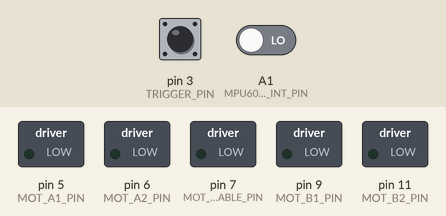
This sketch was run on a simulated Arduino Nano, built with avr-gcc and run on an emulated ATmega328P. On the bench: switched loads named in the sketch (green lamp = pin HIGH). Dashed ring = blinking. The test bench sets the inputs (shaded band); at power-on: pin 3 (TRIGGER_PIN) LOW, A1 (MPU6050_INT_PIN) LOW. The sensor or clock chip raises its interrupt line as the real part does; what the sketch prints to the serial monitor is not drawn.

Above: at 1.7 s.
1.8 s: pin 3 (TRIGGER_PIN) driven HIGH
At 3.0 s:
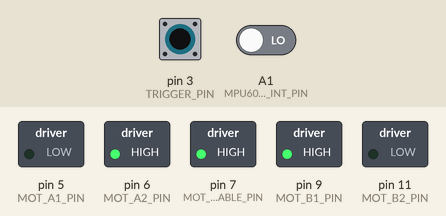
3.3 s: pin 3 (TRIGGER_PIN) pulsed LOW 5 times (0.12 s each, 0.3 s apart)
At 5.8 s:
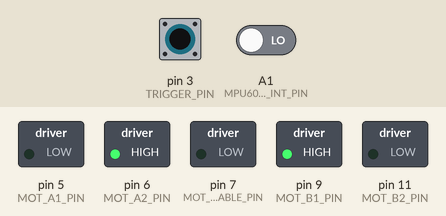
6.3 s: pin 3 (TRIGGER_PIN) pulsed LOW 5 times (0.12 s each, 0.3 s apart)
At 6.57 s:
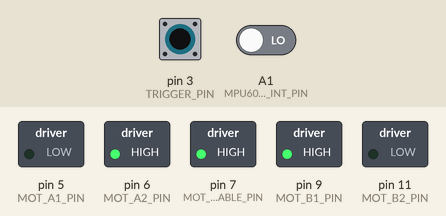
Timing chart, 0 to 9.3 s (numbered marks = the images above; inputs shaded):
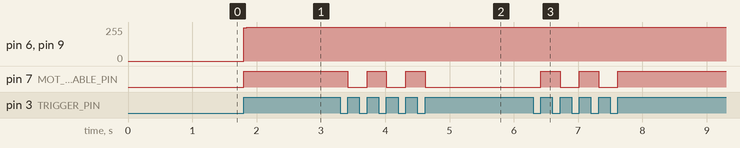

The sketch:

balancing-robot.ino
```cpp
#include <PinChangeInterrupt.h> /* https://github.com/NicoHood/PinChangeInterrupt */
#include <PID_v1.h>             /* https://github.com/br3ttb/Arduino-PID-Library */

// I2Cdev and MPU6050 must be installed as libraries, or else the .cpp/.h files
// for both classes must be in the include path of your project
#include "I2Cdev.h"
#include "MPU6050_6Axis_MotionApps20.h"
//#include "MPU6050.h" // not necessary if using MotionApps include file

// Arduino Wire library is required if I2Cdev I2CDEV_ARDUINO_WIRE implementation
// is used in I2Cdev.h
#if I2CDEV_IMPLEMENTATION == I2CDEV_ARDUINO_WIRE
	#include "Wire.h"
#endif

const unsigned long DEBOUNCE_DELAY = 50; // trigger debouncing delay (in milliseconds)

const byte TRIGGER_PIN = 3;
const byte MOT_A1_PIN = 5;
const byte MOT_A2_PIN = 6;
const byte MOT_B1_PIN = 9;
const byte MOT_B2_PIN = 11;
const byte MOT_ENABLE_PIN = 7;
const byte MOT_FAULT_PIN = 2;

// See https://github.com/NicoHood/PinChangeInterrupt/#pinchangeinterrupt-table
const byte MPU6050_INT_PIN = A1; // A1 pin in arduino nano

const double MOT_PWM_OFFSET = 105;
const double SETPOINT_OFFSET = 0;

// MPU control/status vars
bool dmp_ready = false;  // set true if DMP init was successful
uint8_t mpu_int_status;  // holds actual interrupt status byte from MPU
uint8_t dev_status;      // return status after each device operation (0 = success, !0 = error)
uint16_t packet_size;    // expected DMP packet size (default is 42 bytes)
uint16_t fifo_count;     // count of all bytes currently in FIFO
uint8_t fifo_buffer[64]; // FIFO storage buffer

volatile bool mpu_interrupt = false;     // indicates whether MPU interrupt pin has gone high

// orientation/motion vars
Quaternion q;        // [w, x, y, z]         quaternion container
VectorFloat gravity; // [x, y, z]            gravity vector
float ypr[3];        // [yaw, pitch, roll]   yaw/pitch/roll container and gravity vector

bool motor_enabled = false;

double input, output;

// Tune these 4 values
// See https://en.wikipedia.org/wiki/Proportional%E2%80%93integral%E2%80%93derivative_controller#Manual_tuning
double setpoint = 1; // set the value when the robot is perpendicular to ground using serial monitor.
double Kp = 15.0;    // (proportion)
double Ki = 100.0;   // (integral)
double Kd = 1;       // (derivative)

PID pid(&input, &output, &setpoint, Kp, Ki, Kd, DIRECT);

typedef struct {
	uint8_t state;
	uint8_t previous_state;
	uint8_t edge; // change state
	uint8_t edge_positive; // rising edge
	uint32_t previous_time;
} edge_t;

edge_t btn;

MPU6050 mpu;

// Trigger to stop/start (toggle) the motors with button debounce.
void trigger() {
	btn.previous_state = btn.state;
	btn.state = digitalRead(TRIGGER_PIN);
	btn.edge = btn.state ^ btn.previous_state;
	btn.edge_positive = btn.edge & btn.state;

	if (!btn.edge) return;
	if ((millis() - btn.previous_time) <= DEBOUNCE_DELAY) return;

	if (btn.edge_positive) {
		motor_enabled = !motor_enabled;
		digitalWrite(MOT_ENABLE_PIN, motor_enabled);
		Serial.println(motor_enabled);
	}

	btn.previous_time = millis();
}

// Set the current on a motor channel using PWM and directional logic.
void set_motor_pwm(int pwm, int IN1_PIN, int IN2_PIN) {
	if (pwm < 0) {  // reverse speeds
		analogWrite(IN1_PIN, -pwm);
		digitalWrite(IN2_PIN, LOW);

	} else { // stop or forward
		digitalWrite(IN1_PIN, LOW);
		analogWrite(IN2_PIN, pwm);
	}
}

// Simple primitive for the motion sequence to set a speed and wait for an interval.
void spin(int pwm_A, int pwm_B) {
	if (!motor_enabled) return;
	set_motor_pwm(pwm_A, MOT_A1_PIN, MOT_A2_PIN);
	set_motor_pwm(pwm_B, MOT_B1_PIN, MOT_B2_PIN);
}

// MPU6050 interrupt detection routine
void dmpDataReady() {
	mpu_interrupt = true;
}

void setup() {
	// Join I2C bus (I2Cdev library doesn't do this automatically)
	#if I2CDEV_IMPLEMENTATION == I2CDEV_ARDUINO_WIRE
		Wire.begin();
		Wire.setClock(400000); // 400kHz I2C clock. Comment this line if having compilation difficulties
	#elif I2CDEV_IMPLEMENTATION == I2CDEV_BUILTIN_FASTWIRE
		Fastwire::setup(400, true);
	#endif

	Serial.begin(115200);
	while (!Serial);

	// Initialize MPU6050 device
	Serial.println(F("Initializing I2C devices..."));
	mpu.initialize();
	pinMode(MPU6050_INT_PIN, INPUT);

	// Verify MPU6050 device connection
	Serial.println(F("Testing device connections..."));
	Serial.println(mpu.testConnection() ? F("MPU6050 connection successful") : F("MPU6050 connection failed"));

	// Load and configure the MPU6050 DMP
	Serial.println(F("Initializing DMP..."));
	dev_status = mpu.dmpInitialize();

	// Supply your own gyro offsets here, scaled for min sensitivity
	mpu.setXGyroOffset(220);
	mpu.setYGyroOffset(76);
	mpu.setZGyroOffset(-85);
	mpu.setZAccelOffset(1788);

	// Make sure MPU6050 works (returns 0 if so)
	if (dev_status == 0) {
		// Turn on the DMP, now that it's ready
		Serial.println(F("Enabling DMP..."));
		mpu.setDMPEnabled(true);

		// Enable pin change interrupt detection for MPU6050 interrupt pin
		attachPinChangeInterrupt(digitalPinToPinChangeInterrupt(MPU6050_INT_PIN), dmpDataReady, RISING);
		mpu_int_status = mpu.getIntStatus();

		// Set our DMP Ready flag so the main loop() function knows it's okay to use it
		Serial.println(F("DMP ready! Waiting for first interrupt..."));
		dmp_ready = true;

		// Get expected DMP packet size for later comparison
		packet_size = mpu.dmpGetFIFOPacketSize();

		// Setup PID
		pid.SetMode(AUTOMATIC);
		pid.SetSampleTime(10);
		pid.SetOutputLimits(-255 + MOT_PWM_OFFSET, 255 - MOT_PWM_OFFSET);
	} else {
		// ERROR!
		// 1 = initial memory load failed
		// 2 = DMP configuration updates failed
		// (if it's going to break, usually the code will be 1)
		Serial.print(F("DMP Initialization failed (code "));
		Serial.print(dev_status);
		Serial.println(F(")"));
	}

	// Initialise the motor input pins
	pinMode(MOT_A1_PIN, OUTPUT);
	pinMode(MOT_A2_PIN, OUTPUT);
	pinMode(MOT_B1_PIN, OUTPUT);
	pinMode(MOT_B2_PIN, OUTPUT);
	pinMode(MOT_ENABLE_PIN, OUTPUT);

	//,By default turn off both the motors
	digitalWrite(MOT_A1_PIN, LOW);
	digitalWrite(MOT_A2_PIN, LOW);
	digitalWrite(MOT_B1_PIN, LOW);
	digitalWrite(MOT_B2_PIN, LOW);
	digitalWrite(MOT_ENABLE_PIN, LOW);

	// Attach interrupt for enabling motor driver manually
	pinMode(TRIGGER_PIN, INPUT);
	attachInterrupt(digitalPinToInterrupt(TRIGGER_PIN), trigger, CHANGE);

	// Attach interrupt for detecting motor driver faults
	//pinMode(MOT_FAULT_PIN, INPUT);
	//attachInterrupt(digitalPinToInterrupt(MOT_FAULT_PIN), driver_fault_detected, FALLING);
}

void loop() {
	// If programming failed, don't try to do anything
	if (!dmp_ready) return;

	// Wait for MPU interrupt or extra packet(s) available
	while (!mpu_interrupt && fifo_count < packet_size) {
		// No mpu data - performing PID calculations and output to motors
		if (pid.Compute()) {
			if (output > 0) spin(output + MOT_PWM_OFFSET, -(output + MOT_PWM_OFFSET));
			else if (output < 0) spin(output - MOT_PWM_OFFSET, -(output - MOT_PWM_OFFSET));
			else spin(0, 0);
		}

		// Print the value of Input and Output on serial monitor to check how it is working.
		Serial.print(input); Serial.print(" =>"); Serial.println(output);
	}

	// Reset interrupt flag and get INT_STATUS byte
	mpu_interrupt = false;
	mpu_int_status = mpu.getIntStatus();

	// Get current FIFO count
	fifo_count = mpu.getFIFOCount();

	// Check for overflow (this should never happen unless our code is too inefficient)
	if ((mpu_int_status & 0x10) || fifo_count == 1024) {
		// Reset so we can continue cleanly
		mpu.resetFIFO();
		Serial.println(F("FIFO overflow!"));
	// Otherwise, check for DMP data ready interrupt (this should happen frequently)
	} else if (mpu_int_status & 0x02) {
		// Wait for correct available data length, should be a VERY short wait
		while (fifo_count < packet_size) fifo_count = mpu.getFIFOCount();
		// Read a packet from FIFO
		mpu.getFIFOBytes(fifo_buffer, packet_size);

		// Track FIFO count here in case there is > 1 packet available
		// (this lets us immediately read more without waiting for an interrupt)
		fifo_count -= packet_size;
		mpu.dmpGetQuaternion(&q, fifo_buffer); // get value for q
		mpu.dmpGetGravity(&gravity, &q); // get value for gravity
		mpu.dmpGetYawPitchRoll(ypr, &q, &gravity); // get value for ypr
		input = (ypr[2] * 180) / M_PI;
   }
}
```

Measured:
- after the input at 1.8 s, pin 6 (MOT_A2_PIN), pin 9 (MOT_B1_PIN): 0/255 → 255/255 at once; pin 7 (MOT_ENABLE_PIN): LOW → HIGH at once
- after the input at 3.3 s, pin 7 (MOT_ENABLE_PIN): alternates HIGH for 0.30 s and LOW for 0.30 s, 5 changes in all, then stays LOW, starting after 0.12 s
- after the input at 6.3 s, pin 7 (MOT_ENABLE_PIN): alternates HIGH for 0.30 s and LOW for 0.30 s, 5 changes in all, then stays HIGH, starting after 0.12 s
